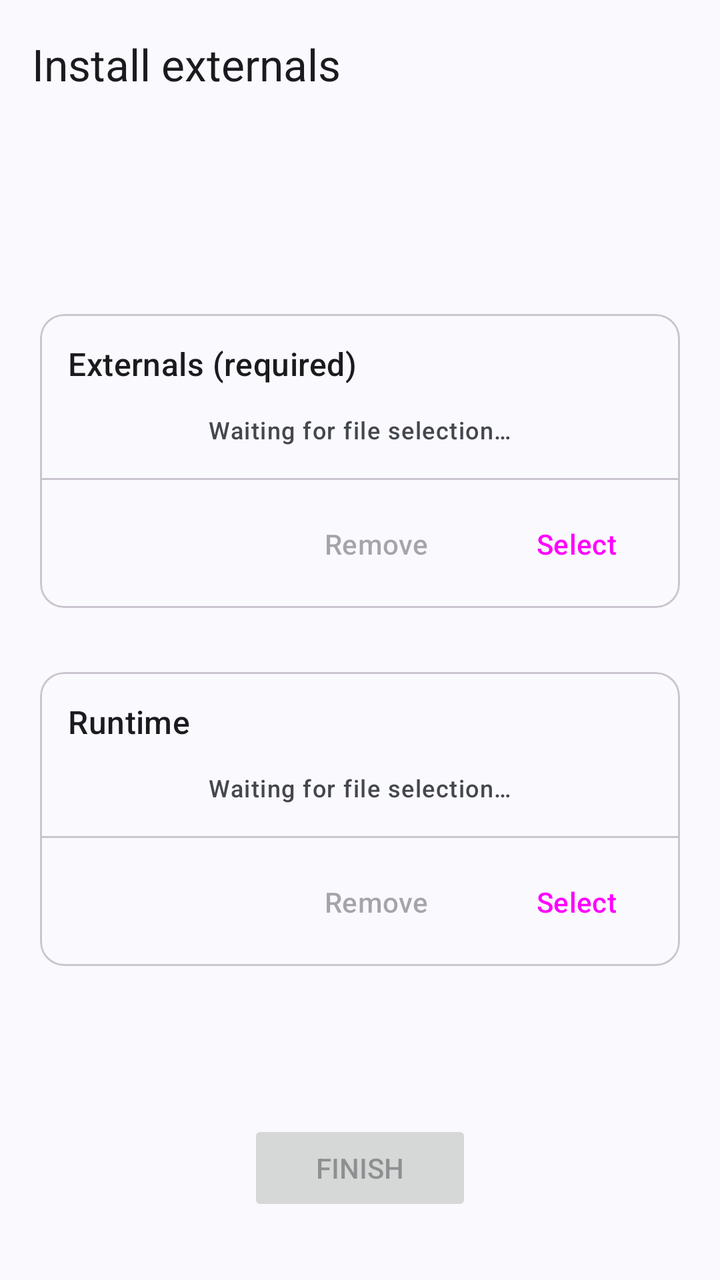
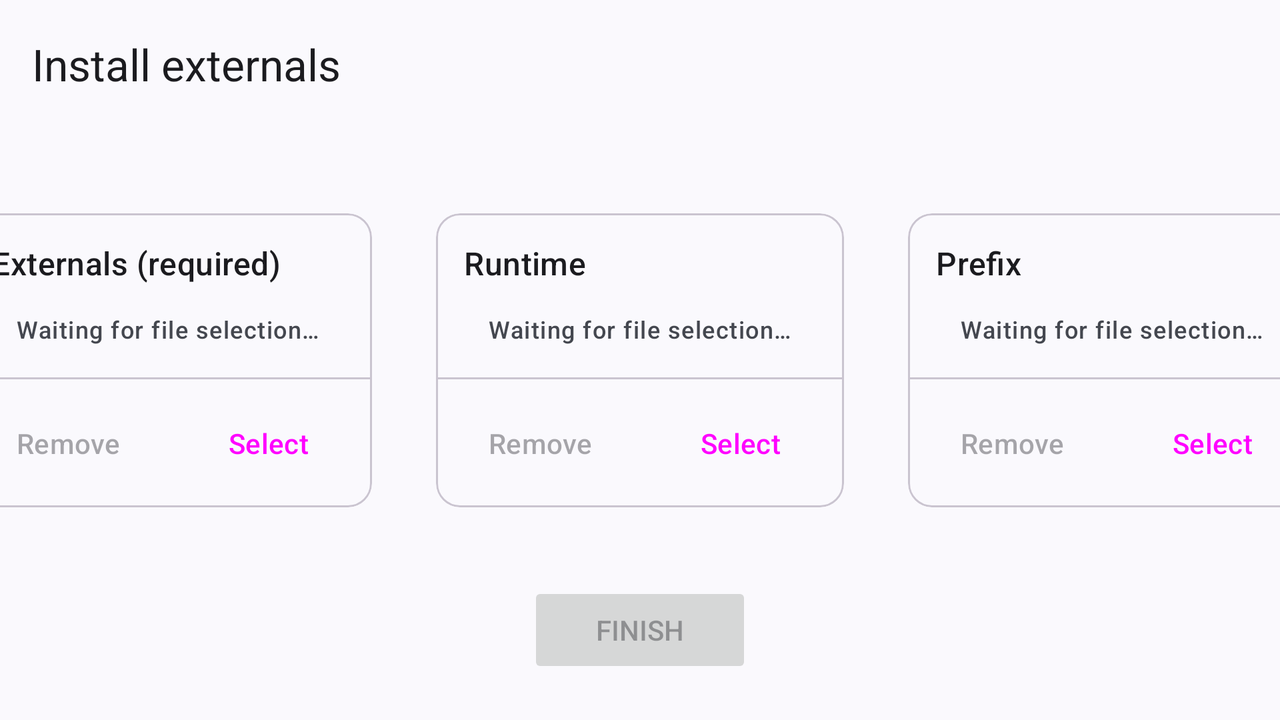

The same Android screen from two of the app's own layout files: first res/layout/ as a phone draws it, then the author's variant for another configuration, drawn on a device whose configuration selects that folder. Both files follow.
<!-- AndroidManifest.xml: application theme Theme.CanelaEmulator -->
<!-- res/layout/activity_setup.xml -->
<?xml version="1.0" encoding="utf-8"?>
<androidx.constraintlayout.widget.ConstraintLayout xmlns:android="http://schemas.android.com/apk/res/android"
    xmlns:app="http://schemas.android.com/apk/res-auto"
    xmlns:tools="http://schemas.android.com/tools"
    android:id="@+id/setup"
    android:layout_width="match_parent"
    android:layout_height="match_parent"
    tools:context=".SetupActivity">

    <com.google.android.material.appbar.AppBarLayout
        android:layout_width="match_parent"
        android:layout_height="wrap_content"
        app:layout_constraintEnd_toEndOf="parent"
        app:layout_constraintStart_toStartOf="parent"
        app:layout_constraintTop_toTopOf="parent">

        <com.google.android.material.appbar.MaterialToolbar
            android:layout_width="match_parent"
            android:layout_height="wrap_content"
            android:minHeight="?attr/actionBarSize"
            app:title="@string/setup_header" />

    </com.google.android.material.appbar.AppBarLayout>

    <LinearLayout
        android:layout_width="wrap_content"
        android:layout_height="wrap_content"
        android:gravity="center"
        android:orientation="vertical"
        app:layout_constraintBottom_toBottomOf="parent"
        app:layout_constraintEnd_toEndOf="parent"
        app:layout_constraintStart_toStartOf="parent"
        app:layout_constraintTop_toTopOf="parent">

        <com.google.android.material.card.MaterialCardView
            style="@style/Widget.Material3.CardView.Outlined"
            android:layout_width="320dp"
            android:layout_height="wrap_content"
            android:layout_margin="16dp">

            <LinearLayout
                android:layout_width="wrap_content"
                android:layout_height="wrap_content"
                android:orientation="vertical">

                <LinearLayout
                    android:layout_width="match_parent"
                    android:layout_height="match_parent"
                    android:layout_margin="8dp"
                    android:orientation="vertical">

                    <TextView
                        style="@style/TextAppearance.Material3.TitleMedium"
                        android:layout_width="wrap_content"
                        android:layout_height="wrap_content"
                        android:padding="6dp"
                        android:text="@string/externals_title" />

                    <TextView
                        android:id="@+id/externals_status_text"
                        style="@style/TextAppearance.Material3.LabelMedium"
                        android:layout_width="wrap_content"
                        android:layout_height="wrap_content"
                        android:layout_gravity="center"
                        android:layout_margin="8dp"
                        android:text="@string/file_selection" />

                </LinearLayout>

                <com.google.android.material.divider.MaterialDivider
                    android:layout_width="match_parent"
                    android:layout_height="wrap_content" />

                <LinearLayout
                    style="@style/Widget.AppCompat.ButtonBar"
                    android:layout_width="match_parent"
                    android:layout_height="wrap_content"
                    android:layout_margin="8dp"
                    android:gravity="end"
                    android:orientation="horizontal">

                    <Button
                        android:id="@+id/remove_externals_button"
                        style="@style/Widget.Material3.Button.TextButton"
                        android:layout_width="wrap_content"
                        android:layout_height="wrap_content"
                        android:enabled="false"
                        android:text="@string/remove_selection" />

                    <Space
                        android:layout_width="wrap_content"
                        android:layout_height="match_parent"
                        android:layout_margin="6dp" />

                    <Button
                        android:id="@+id/select_externals_button"
                        style="@style/Widget.Material3.Button.OutlinedButton"
                        android:layout_width="wrap_content"
                        android:layout_height="wrap_content"
                        android:text="@string/select" />

                </LinearLayout>

            </LinearLayout>

        </com.google.android.material.card.MaterialCardView>

        <com.google.android.material.card.MaterialCardView
            style="@style/Widget.Material3.CardView.Outlined"
            android:layout_width="320dp"
            android:layout_height="wrap_content"
            android:layout_margin="16dp">

            <LinearLayout
                android:layout_width="wrap_content"
                android:layout_height="wrap_content"
                android:orientation="vertical">

                <LinearLayout
                    android:layout_width="match_parent"
                    android:layout_height="match_parent"
                    android:layout_margin="8dp"
                    android:orientation="vertical">

                    <TextView
                        style="@style/TextAppearance.Material3.TitleMedium"
                        android:layout_width="wrap_content"
                        android:layout_height="wrap_content"
                        android:padding="6dp"
                        android:text="@string/runtime" />

                    <TextView
                        android:id="@+id/runtime_status_text"
                        style="@style/TextAppearance.Material3.LabelMedium"
                        android:layout_width="wrap_content"
                        android:layout_height="wrap_content"
                        android:layout_gravity="center"
                        android:layout_margin="8dp"
                        android:text="@string/file_selection" />

                </LinearLayout>

                <com.google.android.material.divider.MaterialDivider
                    android:layout_width="match_parent"
                    android:layout_height="wrap_content" />

                <LinearLayout
                    style="@style/Widget.AppCompat.ButtonBar"
                    android:layout_width="match_parent"
                    android:layout_height="wrap_content"
                    android:layout_margin="8dp"
                    android:gravity="end"
                    android:orientation="horizontal">

                    <Button
                        android:id="@+id/remove_runtime_button"
                        style="@style/Widget.Material3.Button.TextButton"
                        android:layout_width="wrap_content"
                        android:layout_height="wrap_content"
                        android:enabled="false"
                        android:text="@string/remove_selection" />

                    <Space
                        android:layout_width="wrap_content"
                        android:layout_height="match_parent"
                        android:layout_margin="6dp" />

                    <Button
                        android:id="@+id/select_runtime_button"
                        style="@style/Widget.Material3.Button.OutlinedButton"
                        android:layout_width="wrap_content"
                        android:layout_height="wrap_content"
                        android:text="@string/select" />

                </LinearLayout>

            </LinearLayout>

        </com.google.android.material.card.MaterialCardView>

    </LinearLayout>

    <Button
        android:id="@+id/finish_setup_button"
        android:layout_width="112dp"
        android:layout_height="wrap_content"
        android:layout_marginBottom="32dp"
        android:enabled="false"
        android:text="@string/finish_setup"
        app:layout_constraintBottom_toBottomOf="parent"
        app:layout_constraintEnd_toEndOf="parent"
        app:layout_constraintStart_toStartOf="parent" />

</androidx.constraintlayout.widget.ConstraintLayout>
<!-- resources referenced by this layout -->
<resources>
  <string name="externals_title">Externals (required)</string>
  <string name="file_selection">Waiting for file selection…</string>
  <string name="finish_setup">Finish</string>
  <string name="remove_selection">Remove</string>
  <string name="runtime">Runtime</string>
  <string name="select">Select</string>
  <string name="setup_header">Install externals</string>
  <style name="Theme.CanelaEmulator" parent="Base.Theme.CanelaEmulator" />
  <style name="Base.Theme.CanelaEmulator" parent="Theme.Material3.DynamicColors.DayNight.NoActionBar">
      </style>
</resources>
<!-- res/layout-land/activity_setup.xml (the author's variant of the layout above) -->
<!-- drawn on the phone turned sideways -->
<?xml version="1.0" encoding="utf-8"?>
<androidx.constraintlayout.widget.ConstraintLayout xmlns:android="http://schemas.android.com/apk/res/android"
    xmlns:app="http://schemas.android.com/apk/res-auto"
    xmlns:tools="http://schemas.android.com/tools"
    android:id="@+id/setup"
    android:layout_width="match_parent"
    android:layout_height="match_parent"
    tools:context=".SetupActivity">

    <com.google.android.material.appbar.AppBarLayout
        android:layout_width="match_parent"
        android:layout_height="wrap_content"
        app:layout_constraintEnd_toEndOf="parent"
        app:layout_constraintStart_toStartOf="parent"
        app:layout_constraintTop_toTopOf="parent">

        <com.google.android.material.appbar.MaterialToolbar
            android:layout_width="match_parent"
            android:layout_height="wrap_content"
            android:minHeight="?attr/actionBarSize"
            app:title="@string/setup_header" />

    </com.google.android.material.appbar.AppBarLayout>

    <LinearLayout
        android:id="@+id/linearLayout"
        android:layout_width="wrap_content"
        android:layout_height="wrap_content"
        android:gravity="center"
        android:orientation="horizontal"
        app:layout_constraintBottom_toBottomOf="parent"
        app:layout_constraintEnd_toEndOf="parent"
        app:layout_constraintStart_toStartOf="parent"
        app:layout_constraintTop_toTopOf="parent">

        <com.google.android.material.card.MaterialCardView
            style="@style/Widget.Material3.CardView.Outlined"
            android:layout_width="204dp"
            android:layout_height="wrap_content"
            android:layout_margin="16dp">

            <LinearLayout
                android:layout_width="wrap_content"
                android:layout_height="wrap_content"
                android:orientation="vertical">

                <LinearLayout
                    android:layout_width="match_parent"
                    android:layout_height="match_parent"
                    android:layout_margin="8dp"
                    android:orientation="vertical">

                    <TextView
                        style="@style/TextAppearance.Material3.TitleMedium"
                        android:layout_width="wrap_content"
                        android:layout_height="wrap_content"
                        android:padding="6dp"
                        android:text="@string/externals_title" />

                    <TextView
                        android:id="@+id/externals_status_text"
                        style="@style/TextAppearance.Material3.LabelMedium"
                        android:layout_width="wrap_content"
                        android:layout_height="wrap_content"
                        android:layout_gravity="center"
                        android:layout_margin="8dp"
                        android:text="@string/file_selection" />

                </LinearLayout>

                <com.google.android.material.divider.MaterialDivider
                    android:layout_width="match_parent"
                    android:layout_height="wrap_content" />

                <LinearLayout
                    style="@style/Widget.AppCompat.ButtonBar"
                    android:layout_width="match_parent"
                    android:layout_height="wrap_content"
                    android:layout_margin="8dp"
                    android:gravity="end"
                    android:orientation="horizontal">

                    <Button
                        android:id="@+id/remove_externals_button"
                        style="@style/Widget.Material3.Button.TextButton"
                        android:layout_width="wrap_content"
                        android:layout_height="wrap_content"
                        android:enabled="false"
                        android:text="@string/remove_selection" />

                    <Space
                        android:layout_width="wrap_content"
                        android:layout_height="match_parent"
                        android:layout_margin="6dp" />

                    <Button
                        android:id="@+id/select_externals_button"
                        style="@style/Widget.Material3.Button.OutlinedButton"
                        android:layout_width="wrap_content"
                        android:layout_height="wrap_content"
                        android:text="@string/select" />

                </LinearLayout>

            </LinearLayout>

        </com.google.android.material.card.MaterialCardView>

        <com.google.android.material.card.MaterialCardView
            style="@style/Widget.Material3.CardView.Outlined"
            android:layout_width="204dp"
            android:layout_height="wrap_content"
            android:layout_margin="16dp">

            <LinearLayout
                android:layout_width="wrap_content"
                android:layout_height="wrap_content"
                android:orientation="vertical">

                <LinearLayout
                    android:layout_width="match_parent"
                    android:layout_height="match_parent"
                    android:layout_margin="8dp"
                    android:orientation="vertical">

                    <TextView
                        style="@style/TextAppearance.Material3.TitleMedium"
                        android:layout_width="wrap_content"
                        android:layout_height="wrap_content"
                        android:padding="6dp"
                        android:text="@string/runtime" />

                    <TextView
                        android:id="@+id/runtime_status_text"
                        style="@style/TextAppearance.Material3.LabelMedium"
                        android:layout_width="wrap_content"
                        android:layout_height="wrap_content"
                        android:layout_gravity="center"
                        android:layout_margin="8dp"
                        android:text="@string/file_selection" />

                </LinearLayout>

                <com.google.android.material.divider.MaterialDivider
                    android:layout_width="match_parent"
                    android:layout_height="wrap_content" />

                <LinearLayout
                    style="@style/Widget.AppCompat.ButtonBar"
                    android:layout_width="match_parent"
                    android:layout_height="wrap_content"
                    android:layout_margin="8dp"
                    android:gravity="end"
                    android:orientation="horizontal">

                    <Button
                        android:id="@+id/remove_runtime_button"
                        style="@style/Widget.Material3.Button.TextButton"
                        android:layout_width="wrap_content"
                        android:layout_height="wrap_content"
                        android:enabled="false"
                        android:text="@string/remove_selection" />

                    <Space
                        android:layout_width="wrap_content"
                        android:layout_height="match_parent"
                        android:layout_margin="6dp" />

                    <Button
                        android:id="@+id/select_runtime_button"
                        style="@style/Widget.Material3.Button.OutlinedButton"
                        android:layout_width="wrap_content"
                        android:layout_height="wrap_content"
                        android:text="@string/select" />

                </LinearLayout>

            </LinearLayout>

        </com.google.android.material.card.MaterialCardView>

        <com.google.android.material.card.MaterialCardView
            style="@style/Widget.Material3.CardView.Outlined"
            android:layout_width="204dp"
            android:layout_height="wrap_content"
            android:layout_margin="16dp">

            <LinearLayout
                android:layout_width="wrap_content"
                android:layout_height="wrap_content"
                android:orientation="vertical">

                <LinearLayout
                    android:layout_width="match_parent"
                    android:layout_height="match_parent"
                    android:layout_margin="8dp"
                    android:orientation="vertical">

                    <TextView
                        style="@style/TextAppearance.Material3.TitleMedium"
                        android:layout_width="wrap_content"
                        android:layout_height="wrap_content"
                        android:padding="6dp"
                        android:text="@string/prefix" />

                    <TextView
                        style="@style/TextAppearance.Material3.LabelMedium"
                        android:layout_width="wrap_content"
                        android:layout_height="wrap_content"
                        android:layout_gravity="center"
                        android:layout_margin="8dp"
                        android:text="@string/file_selection" />

                </LinearLayout>

                <com.google.android.material.divider.MaterialDivider
                    android:layout_width="match_parent"
                    android:layout_height="wrap_content" />

                <LinearLayout
                    style="@style/Widget.AppCompat.ButtonBar"
                    android:layout_width="match_parent"
                    android:layout_height="wrap_content"
                    android:layout_margin="8dp"
                    android:gravity="end"
                    android:orientation="horizontal">

                    <Button
                        android:id="@+id/remove_prefix_button"
                        style="@style/Widget.Material3.Button.TextButton"
                        android:layout_width="wrap_content"
                        android:layout_height="wrap_content"
                        android:enabled="false"
                        android:text="@string/remove_selection" />

                    <Space
                        android:layout_width="wrap_content"
                        android:layout_height="match_parent"
                        android:layout_margin="6dp" />

                    <Button
                        android:id="@+id/select_prefix_button"
                        style="@style/Widget.Material3.Button.OutlinedButton"
                        android:layout_width="wrap_content"
                        android:layout_height="wrap_content"
                        android:text="@string/select" />

                </LinearLayout>

            </LinearLayout>

        </com.google.android.material.card.MaterialCardView>

    </LinearLayout>

    <Button
        android:id="@+id/finish_setup_button"
        android:layout_width="112dp"
        android:layout_height="wrap_content"
        android:enabled="false"
        android:text="@string/finish_setup"
        app:layout_constraintBottom_toBottomOf="parent"
        app:layout_constraintEnd_toEndOf="parent"
        app:layout_constraintStart_toStartOf="parent"
        app:layout_constraintTop_toBottomOf="@+id/linearLayout" />

</androidx.constraintlayout.widget.ConstraintLayout>
<!-- resources referenced by the variant -->
<!-- as the phone turned sideways resolves them -->
<resources>
  <string name="externals_title">Externals (required)</string>
  <string name="file_selection">Waiting for file selection…</string>
  <string name="finish_setup">Finish</string>
  <string name="prefix">Prefix</string>
  <string name="remove_selection">Remove</string>
  <string name="runtime">Runtime</string>
  <string name="select">Select</string>
  <string name="setup_header">Install externals</string>
  <style name="Theme.CanelaEmulator" parent="Base.Theme.CanelaEmulator" />
  <style name="Base.Theme.CanelaEmulator" parent="Theme.Material3.DynamicColors.DayNight.NoActionBar">
      </style>
</resources>
